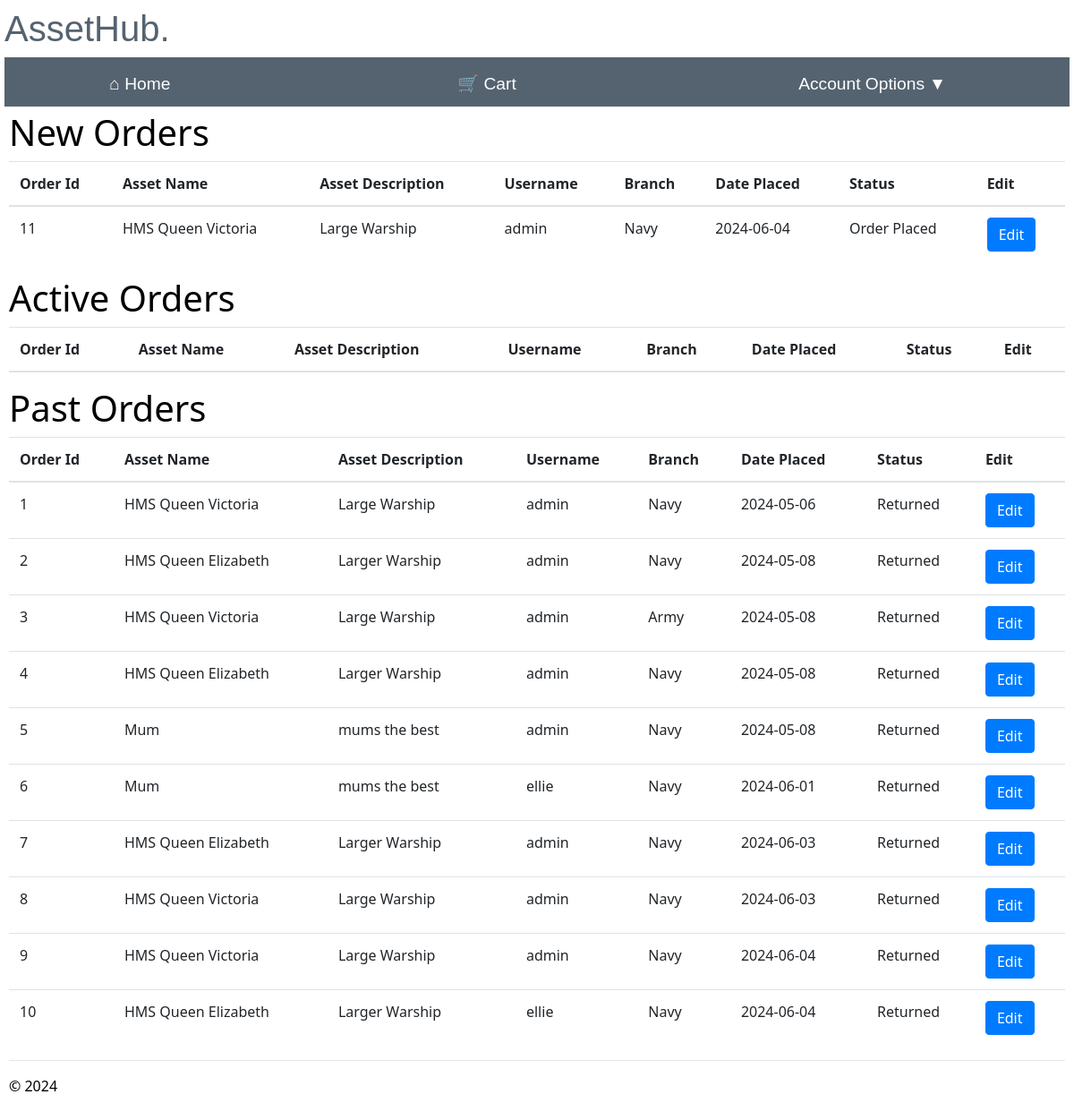
Page /maintain_orders/ (signed in) on the committed database.
### app/models/models.py (models this page shows)
class Order(db.Model):
    __tablename__ = 'order'
    order_id = db.Column(db.Integer, primary_key=True, nullable=False)
    username = db.Column(db.Integer, db.ForeignKey('user.username'), nullable=False)#needs to be string
    asset_id = db.Column(db.String(100), db.ForeignKey('assets.asset_id'), nullable=False)
    branch_id = db.Column(db.Integer, db.ForeignKey('branch.branch_id'), nullable=False)
    check_out_date = db.Column(db.Date,nullable=False)
    return_date = db.Column(db.Date,nullable=True)
    status = db.Column(db.String(20),nullable= False, default='New Order')
    user = relationship('User', backref='order')
    asset = relationship('Assets', backref='order')
    branch = relationship('Branch', backref='order')

class Assets(db.Model):
    __tablename__ = 'assets'
    asset_id = db.Column(db.Integer, primary_key=True, nullable=False)
    asset_name = db.Column(db.String(100), nullable=True)#change to not null
    asset_description = db.Column(db.String(225), nullable=True)
    keyword = db.Column(db.String(50), nullable=False)
    available = db.Column(db.String(50), nullable=False, default='Y')

class Branch(db.Model):
    __tablename__ = 'branch'
    branch_id = db.Column(db.Integer, primary_key=True, nullable=False)
    branch_name = db.Column(db.String(50), nullable=False)
    address_line1 = db.Column(db.String(225), nullable=False)
    address_line2 = db.Column(db.String(225), nullable=True)
    postcode = db.Column(db.String(8), nullable=False)

### app/manager/routes.py (the view)
@bp.route("/maintain_orders/", methods=['GET'])
@login_required
@check_is_manager
def maintain_orders():
    try:
        new_order = Order.query.filter(Order.status == 'Order Placed').all()
        active_order = Order.query.filter(Order.status.in_(['Order Shipped', 'Order Delivered'])).all()
        past_order = Order.query.filter(Order.status == 'Returned').all()
        current_app.logger.info('Username: %s accessed maintain orders', current_user.username)
        orders = new_order + active_order + past_order
        asset_names, asset_description, branch_names = get_asset_details(orders)
    except Exception as e:
        flash(f"An error occurred retrieving orders.")
        current_app.logger.warning('Username: %s had a problem accessing maintain orders', current_user.username)
        new_order = []
        active_order = []
        past_order = []
        asset_names = {}
        asset_description = {}
        branch_names = {}
        return redirect(url_for("main.home"))
    return render_template("maintain_orders.html", new_order=new_order, active_order=active_order,past_order=past_order,
                           asset_names=asset_names, asset_description=asset_description,branch_names=branch_names)

### app/manager/routes.py (called while the page is built)
def check_is_manager(func):
    @wraps(func)
    def decorated_function(*args, **kwargs):
        if current_user.role == 'admin'or current_user.role == 'manager':
            return func(*args, **kwargs)
        else:
            current_app.logger.critical('Username: %s accessed attempted to access %s', current_user.username,func.__name__)
            flash("You are not authorised to access this page")
            return redirect(url_for("main.home"))
    return decorated_function

def get_asset_details(item_deatils):
    asset_names = {}
    asset_description = {}
    branch_names = {}
    for item in item_deatils:
        asset = Assets.query.filter_by(asset_id=item.asset_id).first()
        branch = Branch.query.filter_by(branch_id=item.branch_id).first()
        if asset:
            asset_names[item.asset_id] = asset.asset_name
            asset_description[item.asset_id] = asset.asset_description
        if branch:
            branch_names[item.branch_id] = branch.branch_name
    return asset_names, asset_description, branch_names

### app/manager/templates/maintain_orders.html (shortened to what this page needs)
{% extends "layout.html" %}
{% block content %}
<h1>New Orders</h1>
<table class="table table-hover">
    <thead class="new tables">
        <th>Order Id</th>
        <th>Asset Name</th>
        <th>Asset Description</th>
        <th>Username</th>
        <th>Branch</th>
        <th>Date Placed</th>
        <th>Status</th>
        <th>Edit</th>
    </thead>
    <tbody>
        {% for new_order in new_order %}
        <tr>
            <td>{{ new_order.order_id }}</td>
            <td>{{ asset_names[new_order.asset_id] }}</td>
            <td>{{ asset_description[new_order.asset_id] }}</td>
            <td>{{ new_order.username }}</td>
            <td>{{ branch_names[new_order.branch_id] }}</td>
            <td>{{ new_order.check_out_date }}</td>
            <td>{{ new_order.status }}</td>
            <td><a href='{{ url_for("manager.edit_order", order_id=new_order.order_id) }}' class='btn btn-primary'>Edit</a></td>
        </tr>
        {% endfor %}
    </tbody>
</table>
<h1>Active Orders</h1>
<table class="table table-hover">
    <thead class="active tables">
        <th>Order Id</th>
        <th>Asset Name</th>
        <th>Asset Description</th>
        <th>Username</th>
        <th>Branch</th>
        <th>Date Placed</th>
        <th>Status</th>
        <th>Edit</th>
    </thead>
</table>
<h1>Past Orders</h1>
<table class="table table-hover">
    <thead class="past tables">
        <th>Order Id</th>
        <th>Asset Name</th>
        <th>Asset Description</th>
        <th>Username</th>
        <th>Branch</th>
        <th>Date Placed</th>
        <th>Status</th>
        <th>Edit</th>
    </thead>
    <tbody>
        {% for past_order in past_order %}
        <tr>
            <td>{{ past_order.order_id }}</td>
            <td>{{ asset_names[past_order.asset_id] }}</td>
            <td>{{ asset_description[past_order.asset_id] }}</td>
            <td>{{ past_order.username }}</td>
            <td>{{ branch_names[past_order.branch_id] }}</td>
            <td>{{ past_order.check_out_date }}</td>
            <td>{{ past_order.status }}</td>
            <td><a href='{{ url_for("manager.edit_order", order_id=past_order.order_id) }}' class='btn btn-primary'>Edit</a></td>
        </tr>
        {% endfor %}
    </tbody>
</table>
{% endblock %}

### app/main/templates/layout.html (style rules this page uses)
body { padding: 8px 5px 8px 5px; }

### rows in the picture
Order: order_id "11", username "admin", check_out_date "2024-06-04", status "Order Placed"
Assets: asset_name "HMS Queen Victoria", asset_description "Large Warship"
Branch: branch_name "Navy"
Order: order_id "1", username "admin", check_out_date "2024-05-06", status "Returned"
Order: order_id "2", username "admin", check_out_date "2024-05-08", status "Returned"
Assets: asset_name "HMS Queen Elizabeth", asset_description "Larger Warship"
Order: order_id "3", username "admin", check_out_date "2024-05-08", status "Returned"
Branch: branch_name "Army"
Order: order_id "4", username "admin", check_out_date "2024-05-08", status "Returned"
Order: order_id "5", username "admin", check_out_date "2024-05-08", status "Returned"
Assets: asset_name "Mum", asset_description "mums the best"
Order: order_id "6", username "ellie", check_out_date "2024-06-01", status "Returned"
Order: order_id "7", username "admin", check_out_date "2024-06-03", status "Returned"
Order: order_id "8", username "admin", check_out_date "2024-06-03", status "Returned"
Order: order_id "9", username "admin", check_out_date "2024-06-04", status "Returned"
Order: order_id "10", username "ellie", check_out_date "2024-06-04", status "Returned"
